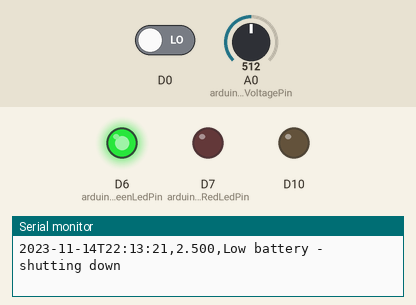
Bench run of a sketch on a simulated Arduino Zero (SAMD21). On the bench: output pins drawn as LEDs (lit = HIGH), the last lines printed to the serial monitor. The test bench sets the inputs (shaded band); at power-on: A0 (arduinoPowerVoltagePin) = 512, D0 LOW. Storage starts empty; pins used as bus, display or sensor lines are not drawn.

Above: at 4.2 s.
4.3 s: A0 (arduinoPowerVoltagePin) set to 779
5.8 s: A0 (arduinoPowerVoltagePin) set to 807
At 6.5 s:
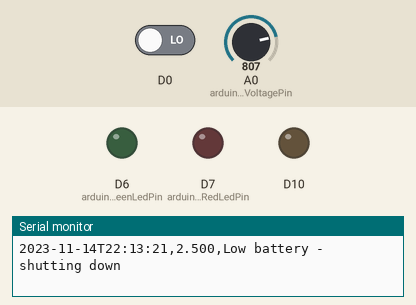
7.3 s: A0 (arduinoPowerVoltagePin) set to 836
At 7.6 s:
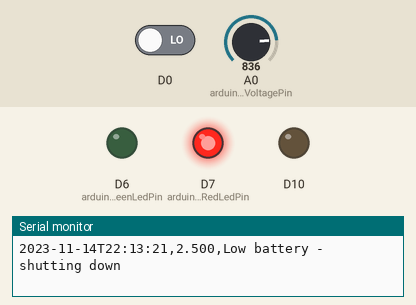
10.3 s: A0 (arduinoPowerVoltagePin) set to 716
At 11.1 s:
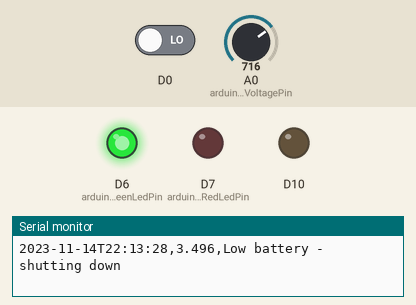
11.8 s: A0 (arduinoPowerVoltagePin) set to 900
At 12.3 s:
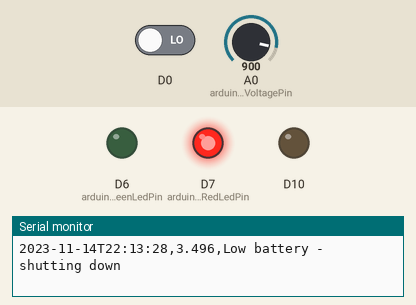
Timing chart, 0 to 14.3 s (numbered marks = the images above; inputs shaded):
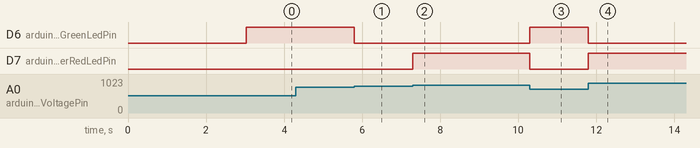

The sketch:

arduino_3_voltage_logging.ino
```cpp
// (licence header left out)
// Includes and Variables for Data Logging

#include <SPI.h>
#include <SD.h>

#include <Arduino.h>
#include <Wire.h>         // this #include still required because the RTClib depends on it
#include "RTClib.h"

// used for debugging on the Serial Monitor
// comment out/remove all references to Serial if not using
#if defined(ARDUINO_ARCH_SAMD)
// for Zero, output on USB Serial console, remove line below if using programming port to program the Zero!
   #define Serial SerialUSB
#endif

RTC_Millis rtc;

// On the Ethernet Shield, CS is pin 4. Note that even if it's not used
// as the CS pin, the hardware CS pin (10 on most Arduino boards, 53 on the Mega)
// must be left as an output or the SD library functions will not work.
const int chipSelect = 4;

File logFile;
// Filename must follow 8.3 format - name is up to 8 characters, suffix up to 3 characters
// https://en.wikipedia.org/wiki/8.3_filename
char *logFilename = "voltage.csv";
String logFileHeader = "Timestamp,Voltage,Message";
String logMessage = "";
String dataString = "";

// used for debugging on the Serial Monitor
// comment out/remove all references to Serial if not using
int serialFlag = 0;


// Global variables for Arduino Power
const int arduinoPowerEnablePin   = 8;
const int arduinoPowerButtonPin   = 2;
const int arduinoPowerGreenLedPin = 6;
const int arduinoPowerRedLedPin   = 7;

const int arduinoPowerVoltagePin  = A0;

unsigned long arduinoPowerCurrentTime  = 0;
unsigned long arduinoPowerPreviousTime = 0;
//unsigned long arduinoPowerLogInterval = 600000;  // 10 minutes in milliseconds
unsigned long arduinoPowerLogInterval = 30000;  // 30s in milliseconds

float arduinoPowerVoltage = 0.0;
// minimum fractional voltage at which to shut down the PowerBoost
float arduinoPowerMinFractionalVoltage = 0.05;

// Note the volatile type - used to read the button state (not used here)
volatile int arduinoPowerButtonState = 0;

void arduinoPowerSetup() {

  // Setup the LED pins
  pinMode(arduinoPowerRedLedPin, OUTPUT);
  pinMode(arduinoPowerGreenLedPin, OUTPUT);

  // Setup the Power On / Power Off pins
  pinMode(arduinoPowerButtonPin, INPUT);
  pinMode(arduinoPowerEnablePin, OUTPUT);
  // On Arduino boot, set the Enable Pin high - this keeps the PowerBoost On
  digitalWrite(arduinoPowerEnablePin, HIGH);

  // need to delay for three seconds to allow the Arduino to 'boot'
  // before attaching the interrupt, otherwise it will power off
  delay(3000);

  // Attach an interrupt to the ISR vector
  // pin 2 is linked to Interrupt 0 (INT0)
  attachInterrupt(0, arduinoPowerInterrupt, RISING);
}

void arduinoPowerInterrupt() {
  // shutdown the PowerBoost when the button is pressed while Arduino
  // is running - this only works when the button is released...
  // This is because the power ON circuit is also activated when the button is down

  // Log a message to the SD card that the user has shut it down
  logMessage = "User shutdown";
  logDataToFile();
  logFile.close();
  arduinoPowerShutdown();
}

// Shutdown the PowerBoost by pulling the Enable Pin low
void arduinoPowerShutdown() {
  digitalWrite(arduinoPowerEnablePin, LOW);
}

// Set an RGB LED - this version assumes a common anode
void arduinoPowerLed(String color) {
  if(color == "red") {
    digitalWrite(arduinoPowerGreenLedPin, HIGH);
    digitalWrite(arduinoPowerRedLedPin,   LOW);
  } else if(color == "yellow") {
    digitalWrite(arduinoPowerGreenLedPin, LOW);
    digitalWrite(arduinoPowerRedLedPin,   LOW);
  } else if(color == "green") {
    digitalWrite(arduinoPowerGreenLedPin, LOW);
    digitalWrite(arduinoPowerRedLedPin,   HIGH);
  } else {
    // turn the LED off
    digitalWrite(arduinoPowerGreenLedPin, HIGH);
    digitalWrite(arduinoPowerRedLedPin,   HIGH);
  }
}

void arduinoPowerMonitor() {

  // limits for a LiPoly battery
  float maxVoltage = 4.25;
  float minVoltage = 3.75;

  arduinoPowerVoltage = float(analogRead(arduinoPowerVoltagePin)) / 1024.0 * 5.0;

  float fractionalVoltage = (arduinoPowerVoltage - minVoltage) / (maxVoltage - minVoltage);

  if(fractionalVoltage > 1.0) {
    fractionalVoltage = 1.0;
  } else if(fractionalVoltage < 0.0) {
    fractionalVoltage = 0.0;
  }

  // comment out this section if you are not using an LED
  // Modify the cutoff values to suit
  if (fractionalVoltage > 0.5) {
    arduinoPowerLed("green");
  } else if (fractionalVoltage > 0.25) {
    arduinoPowerLed("yellow");
  } else {
    arduinoPowerLed("red");
  }

  // shutdown the powerboost if less than 5% battery life left
  if (fractionalVoltage <= arduinoPowerMinFractionalVoltage) {
    logMessage = "Low battery - shutting down";
    logDataToFile();
    logFile.close();
    arduinoPowerShutdown();
  }

}


// Add a leading zero to the string representation of a number if less than 10
// used by buildTimestamp()
String zeropadString(uint8_t number) {
  String tmpString = "";
  if(number < 10) {
    tmpString = "0" + String(number);
  } else {
    tmpString = String(number);
  }
  return(tmpString);
}


// Construct a timestamp string in ISO8601 format
// for example: 2016-12-02T15:02:31
// RTC library does not pass the time zone
// Also, possible issues with Leap years and Daylight Savings Time
String buildTimestamp() {
    DateTime now = rtc.now();
    String timestamp = "";
    timestamp += String(now.year());
    timestamp += '-';
    timestamp += zeropadString(now.month());
    timestamp += '-';
    timestamp += zeropadString(now.day());
    timestamp += 'T';
    timestamp += zeropadString(now.hour());
    timestamp += ':';
    timestamp += zeropadString(now.minute());
    timestamp += ':';
    timestamp += zeropadString(now.second());
    return(timestamp);
}


void addFieldToDataString(String string) {
  if(dataString != "") {
    dataString += ',';
  }
  dataString += string;
}


// Log Time, voltage and any other data to the SD file in CSV format
void logDataToFile() {

  arduinoPowerCurrentTime = millis();

  if(arduinoPowerCurrentTime - arduinoPowerPreviousTime >= arduinoPowerLogInterval or logMessage != "") {

    arduinoPowerPreviousTime = arduinoPowerCurrentTime;

    addFieldToDataString(buildTimestamp());
    addFieldToDataString(String(arduinoPowerVoltage, 3));
    addFieldToDataString(logMessage);

    logFile.println(dataString);

    // If debugging, print to the serial port as well
    if(serialFlag == 1) {
      Serial.println(dataString);
    }

    logFile.flush();
    dataString = "";
    logMessage = "";
  }
}

// A hack to flash the red LED is there is an error, such as no SD card
void flashRedLed() {
  while(1) {
    arduinoPowerLed("red");
    delay(200);
    arduinoPowerLed("off");
    delay(200);
  }
}


// Regular Arduino setup() and loop() functions

void setup() {

  arduinoPowerSetup();

  // Setup code for the Data Logger, creates a SD card file for output

  // following line sets the RTC to the date & time this sketch was compiled
  rtc.begin(DateTime(F(__DATE__), F(__TIME__)));

  // Used for debugging on the Serial monitor - comment out all references to Serial if not using
  // Open serial communications and wait for port to open:
  Serial.begin(9600);
  if(Serial) {
    // serial port is connected
    serialFlag = 1;
    Serial.print("Initializing SD card...");
  }

  // make sure that the default chip select pin for the SD card is set to
  // output, even if you don't use it:
  pinMode(SS, OUTPUT);

  // see if the card is present and can be initialized:
  if (!SD.begin(chipSelect)) {
    if(serialFlag == 1) {
      Serial.println("Card failed, or not present");
    }
    // ** Flash the LED as an alert **
    flashRedLed();
  }
  if(serialFlag == 1) {
    Serial.println("card initialized.");
  }
  // Open up the file we're going to log to - Remove the file if it exists
  if(SD.exists(logFilename)) {
    SD.remove(logFilename);
  }

  logFile = SD.open(logFilename, FILE_WRITE);
  if (! logFile) {
    if(serialFlag == 1) {
       Serial.println("error opening datalog.txt");
    }
    // we can't write data - Flash the LED as an alert
    flashRedLed();
  }

  // Write the log file CSV format header
  logFile.println(logFileHeader);
  logFile.flush();
}


void loop() {
  // Monitor the power status
  arduinoPowerMonitor();

  logDataToFile();
}
```

Measured:
- the behaviour switches between 793 and 794 on A0 (arduinoPowerVoltagePin) (found by bisection; images 0 and 1)
- the behaviour switches between 819 and 820 on A0 (arduinoPowerVoltagePin) (found by bisection; images 1 and 2)
- after the input at 4.3 s, every drawn part: stays the same
- after the input at 5.8 s, D6 (arduinoPowerGreenLedPin): HIGH → LOW at once
- after the input at 7.3 s, D7 (arduinoPowerRedLedPin): LOW → HIGH at once
- after the input at 10.3 s, D6 (arduinoPowerGreenLedPin): LOW → HIGH at once; D7 (arduinoPowerRedLedPin): HIGH → LOW at once
- after the input at 11.8 s, D6 (arduinoPowerGreenLedPin): HIGH → LOW at once; D7 (arduinoPowerRedLedPin): LOW → HIGH at once
